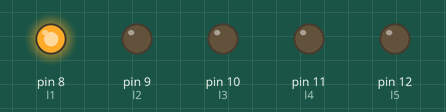
A sketch run on a simulated Arduino Uno, built with avr-gcc and run on an emulated ATmega328P. Shown: output pins drawn as LEDs (lit = HIGH).

Above: at 0.15 s.
At 0.95 s:
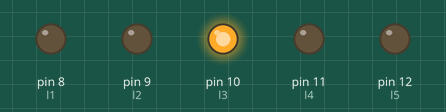
At 1.35 s:
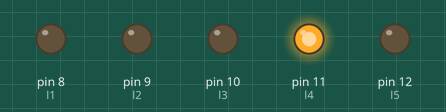
At 1.95 s:
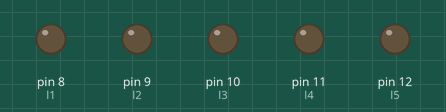
At 2.55 s:
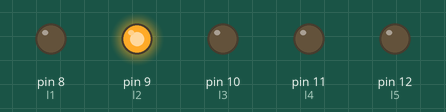
At 3.75 s:
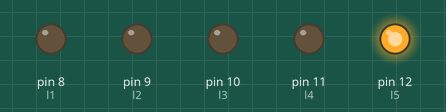
Timing chart, 0 to 4.6 s (numbered marks = the images above):
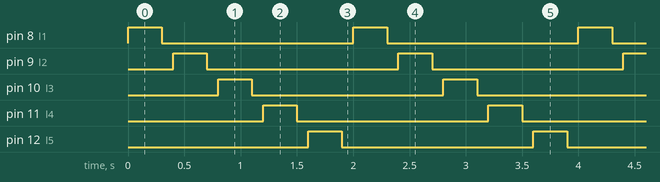

The sketch:

ladder_v1.ino
```cpp
//Led Ladder Sequence
//Variation 1: With led going off before the next one

//led number
int l1 = 8;
int l2 = 9;
int l3 = 10;
int l4 = 11;
int l5 = 12;


void setup() {

  // Set all LED pins as outputs
  pinMode(l1, OUTPUT);
  pinMode(l2, OUTPUT);
  pinMode(l3, OUTPUT);
  pinMode(l4, OUTPUT);
  pinMode(l5, OUTPUT);


}

void loop() {

  digitalWrite(l1,HIGH);
  delay(300);
  digitalWrite(l1,LOW);
  delay(100);
  digitalWrite(l2,HIGH);
  delay(300);
  digitalWrite(l2,LOW);
  delay(100);
  digitalWrite(l3,HIGH);
  delay(300);
  digitalWrite(l3,LOW);
  delay(100);
  digitalWrite(l4,HIGH);
  delay(300);
  digitalWrite(l4,LOW);
  delay(100);
  digitalWrite(l5,HIGH);
  delay(300);
  digitalWrite(l5,LOW);
  delay(100);


}
```

Measured:
- by itself, pin 8 (l1), pin 9 (l2), pin 10 (l3), pin 11 (l4), pin 12 (l5): alternates HIGH for 0.30 s and LOW for 1.7 s
- by itself, everything shown: repeats every 2.0 s, in 10 steps
